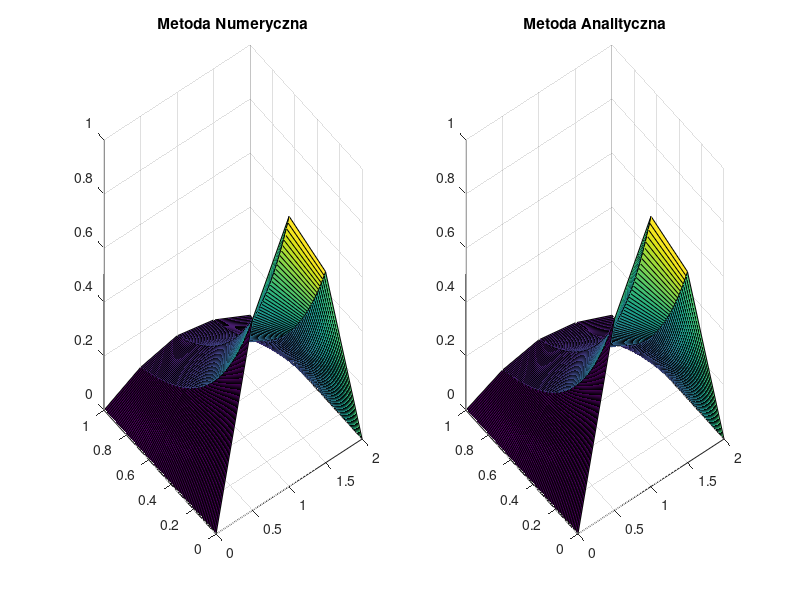

MATLAB code to generate this figure:
clc,clear all
tic
%rozwi�zanie analityczne
G = @(x,t) sin(pi.*x./2).*exp(-(pi.^2).*t./4);

%przedzia� omega
xa=0;
xb=2;
yc=0;
yd=1;

%warunki brzegowe
u1 = @(x) 0;
u2 = @(x) 0;
u3 = @(x,t) sin(pi*x/2);

licznik=0;
%siatka
m=5;
D=1;
deltax=(xb-xa)/(m-1);
x=[xa:deltax:xb];         %przedzia� przestrzenny
deltat=(deltax^2)/(20*D); %dzielimy od razu przez 10, aby warto�� nie by�a blisko deltat graniczne
n_end=floor(yd/deltat)+1;
t=[0:deltat:1];           %przedzia� czasowy

%macierz
psi=zeros(n_end,length(x)); %utworzenie pustej macierzy

%dodanie warunku pocz�tkowego
psi(1,:) = u3(x);
psi(:,1) = u1(t);
psi(:,m) = u2(t);

A = (2+(deltax^2)/(deltat))*diag(eye(m-2));
B = diag(A) + -1*diag(diag(eye(m-3)),-1) + -1*diag(diag(eye(m-3)),1);
for n=2:n_end
  F = diag(eye(m-2)) * deltax^2/deltat .* psi(n-1,2:m-1)';
  F(1) = F(1) + psi(n,1);
  F(length(F)) = F(length(F)) + psi(n, m);  
  psi(n,2:m-1) = linsolve(B,F);
  licznik = licznik+1;
end

[X,T] = meshgrid(x,t);
subplot(1,2,1)
surf(X,T,psi)
title('Metoda Numeryczna')
subplot(1,2,2)
surf(X,T,(G(X,T)))
title('Metoda Analityczna')
Error=max(max(abs(psi-G(X,T))))
licznik
toc
